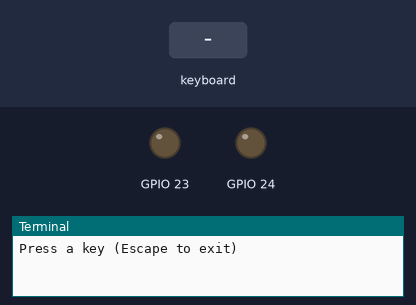
This program was run on a simulated Raspberry Pi (BCM pin numbers). On the bench: output pins drawn as LEDs (lit = HIGH), the last lines printed to the terminal. The inputs (shaded band) are chosen by the test bench. The desktop window is not drawn, its controls go by their first labels and the mouse button is held 0.15 s.

Above: at 1.2 s.
1.3 s: key "w" typed on the keyboard
At 1.7 s:
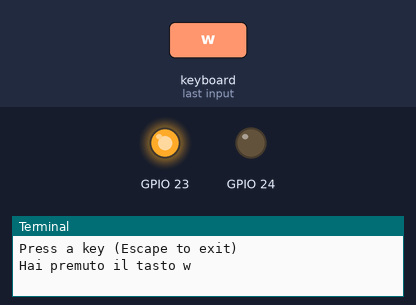
3.3 s: key "s" typed on the keyboard
At 3.7 s:
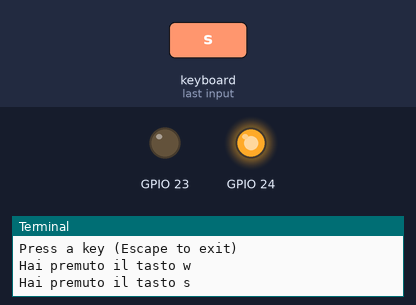
Timing chart, 0 to 6.3 s (numbered marks = the images above; inputs shaded):
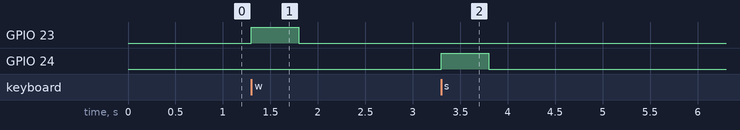

The program:

led_button.py
```python
import Tkinter as tk
import time
import RPi.GPIO as GPIO

GPIO.setmode(GPIO.BCM)

GPIO.setup(24, GPIO.OUT)
GPIO.output(24, GPIO.LOW)	# Spengo il led

GPIO.setup(23, GPIO.OUT)
GPIO.output(23, GPIO.LOW)

def keypress(event):
        if event.keysym == 'Escape':
		GPIO.cleanup()
                root.destroy()
        x = event.char
        if x == "w":
                print "Hai premuto il tasto w"
		GPIO.output(23, GPIO.HIGH)
		time.sleep(0.5)
		GPIO.output(23, GPIO.LOW)
        elif x == "s":
                print "Hai premuto il tasto s"
		GPIO.output(24, GPIO.HIGH)
		time.sleep(0.5)
		GPIO.output(24, GPIO.LOW)
        else:
                print x


root = tk.Tk()
print "Press a key (Escape to exit)"
root.bind_all('<Key>', keypress)

#root.withdraw()
root.mainloop()
```

Measured:
- after the input at 1.3 s, GPIO 23: LOW → HIGH at once, → LOW 0.50 s later
- after the input at 3.3 s, GPIO 24: LOW → HIGH at once, → LOW 0.50 s later
